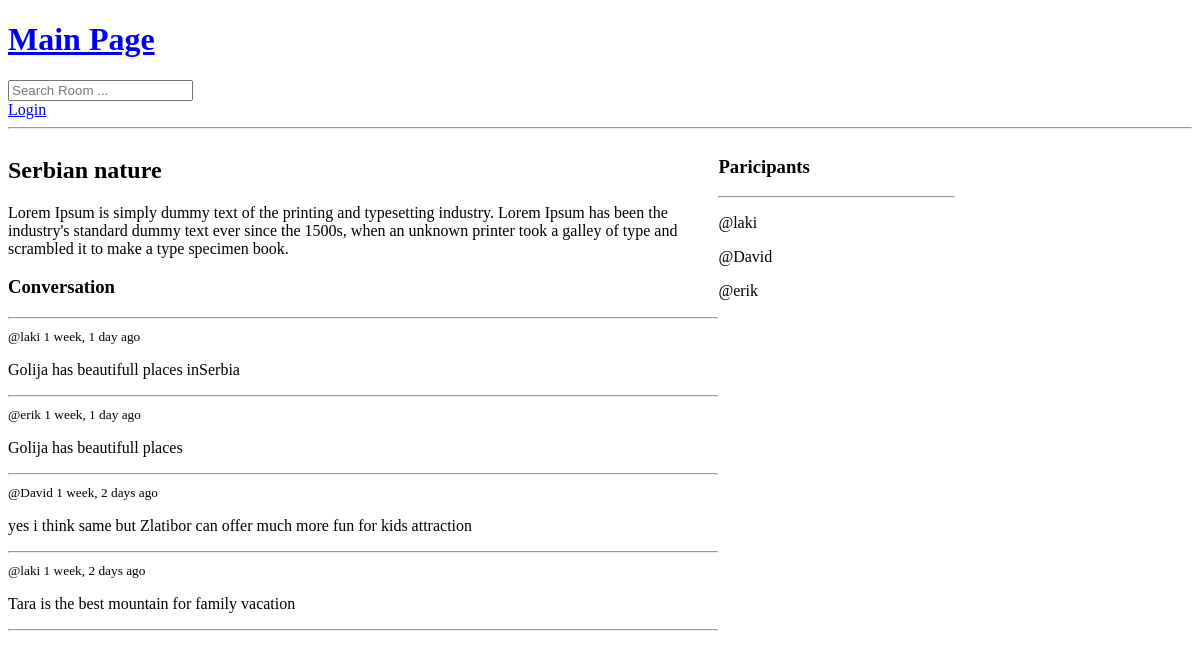
The app's page /room/2, older data.
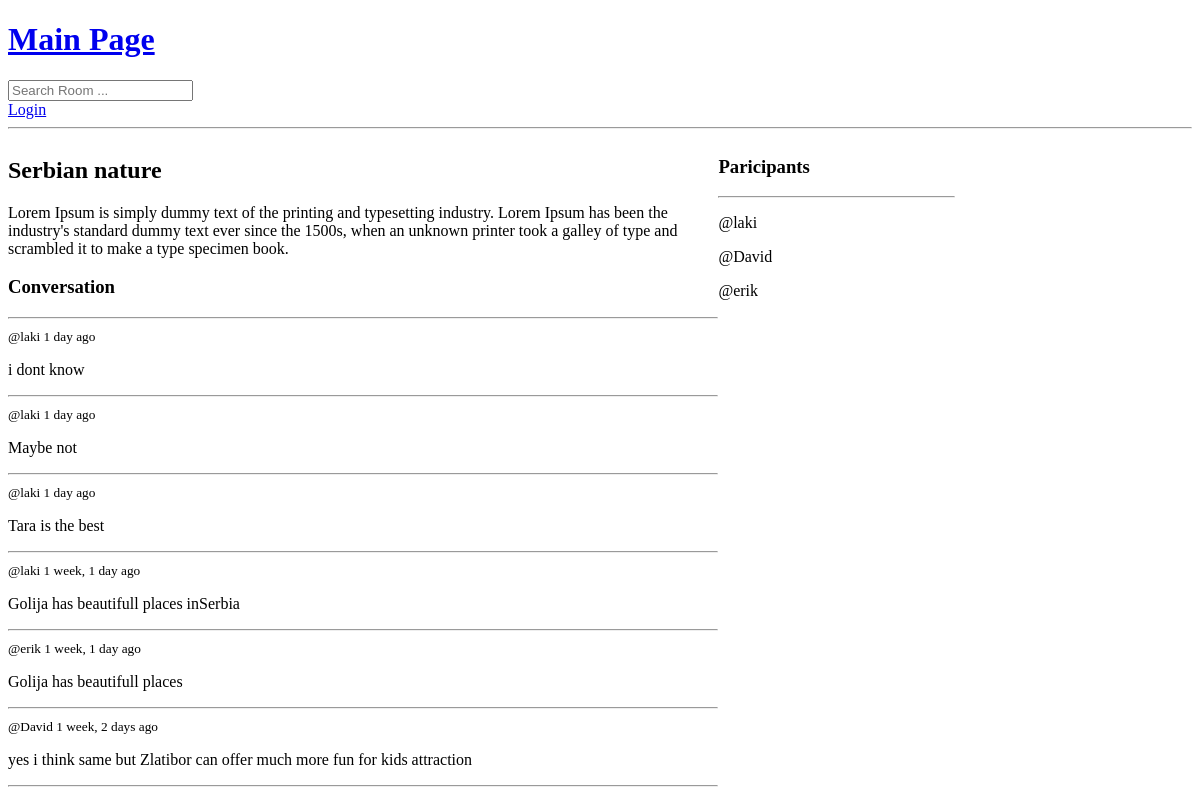
The same page, newer data.
### base/models.py (models this page shows, shortened)
class Message(models.Model):
    user = models.ForeignKey(User, on_delete=models.CASCADE)
    room = models.ForeignKey(Room, on_delete=models.CASCADE)
    body = models.TextField(max_length=500)
    created = models.DateTimeField(auto_now_add=True)
    updated = models.DateTimeField(auto_now=True)
    class Meta:
        ordering = ['updated', '-created']

### base/views.py (the view, shortened to what this page needs)
# urls.py: path('room/<str:pk>', views.room, name="room"),
def room(request, pk):
    chased_room = Room.objects.get(id=pk)
    room_messages = chased_room.message_set.all().order_by('-created')
    participants = chased_room.participants.all()
    context = {
        'room': chased_room,
        'room_messages': room_messages,
        'participants': participants
    }
    return render(request, 'room.html', context)

### templates/room.html (shortened to what this page needs)
{% extends 'main.html' %}
{% block content %}
<div class="room-container">
    <div>
        <h2> {{ room.name }} </h2>
        <p> {{room.description}} </p>
        <div class="content-wrapper">
            <h3>Conversation</h3>
            <hr>
            {% for message in room_messages %}
            <small>@{{ message.user }} {{message.created | timesince }} ago</small>
            <div>
                <p>{{ message.body }}</p>
                <hr>
            </div>
            {% endfor %}
        </div>
    </div>
    <div>
        <h3>Paricipants</h3>
        <hr>
        {% for user in participants %}
            <div>
                <p>@{{ user.username }}</p>
            </div>
        {% endfor %}
    </div>
</div>
{% endblock %}

Row changes from the older to the newer data that the page shows:
removed Message: user "laki", created "1 week, 2 days", body "Tara is the best mountain for family vacation"
added Message: user "laki", created "1 day", body "i dont know"
added Message: user "laki", created "1 day", body "Maybe not"
added Message: user "laki", created "1 day", body "Tara is the best"
